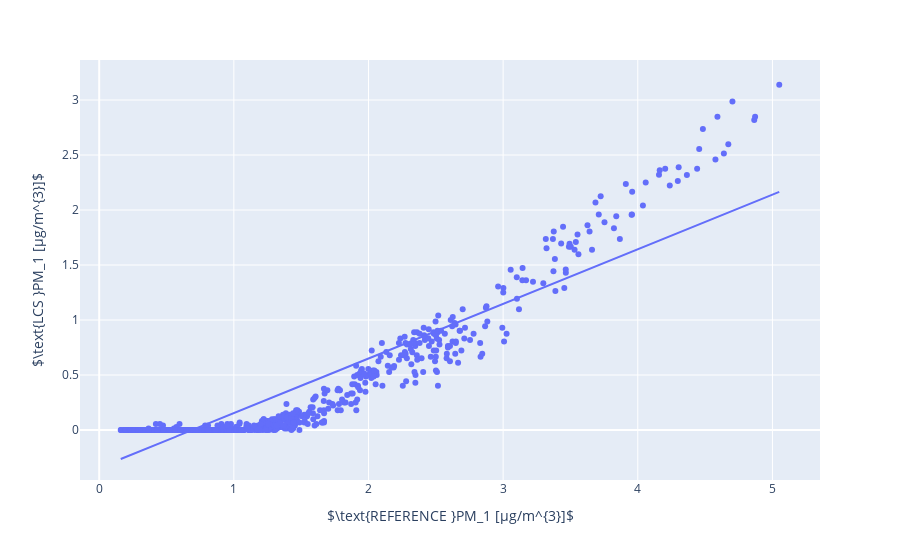

Source (notebook cell):
### Code cell
fig = px.scatter(
    tmp,
    x= "PM1_modpm", y="PM1_neph", trendline = 'ols')

fig.update_layout(
    autosize=True,
    xaxis=dict(title_text="$\\text{REFERENCE }PM_1 [μg/m^{3}]$"),
    yaxis=dict(title_text="$\\text{LCS }PM_1 [μg/m^{3}]$")
) 

fig.show()

### Figure 1 — Plotly figure (JSON) as saved in the notebook; plotly's stock layout.template omitted (floating-point values rounded to 4 significant figures; data arrays with more than 128 entries replaced by an {"elided": "..."} marker saying what was removed)
{"data": [{"hovertemplate": "PM1_modpm=%{x}<br>PM1_neph=%{y}<extra></extra>", "legendgroup": "", "marker": {"color": "#636efa", "symbol": "circle"}, "mode": "markers", "name": "", "orientation": "v", "showlegend": false, "type": "scatter", "x": {"elided": "982 float values"}, "xaxis": "x", "y": {"elided": "982 float values"}, "yaxis": "y"}, {"hovertemplate": "<b>OLS trendline</b><br>PM1_neph = 0.49659 * PM1_modpm + -0.34263<br>R<sup>2</sup>=0.850845<br><br>PM1_modpm=%{x}<br>PM1_neph=%{y} <b>(trend)</b><extra></extra>", "legendgroup": "", "marker": {"color": "#636efa", "symbol": "circle"}, "mode": "lines", "name": "", "showlegend": false, "type": "scatter", "x": {"elided": "982 float values"}, "xaxis": "x", "y": {"elided": "982 float values"}, "yaxis": "y"}], "layout": {"autosize": true, "legend": {"tracegroupgap": 0}, "margin": {"t": 60}, "xaxis": {"anchor": "y", "domain": [0, 1], "title": {"text": "$\\text{REFERENCE }PM_1 [μg/m^{3}]$"}}, "yaxis": {"anchor": "x", "domain": [0, 1], "title": {"text": "$\\text{LCS }PM_1 [μg/m^{3}]$"}}}}
